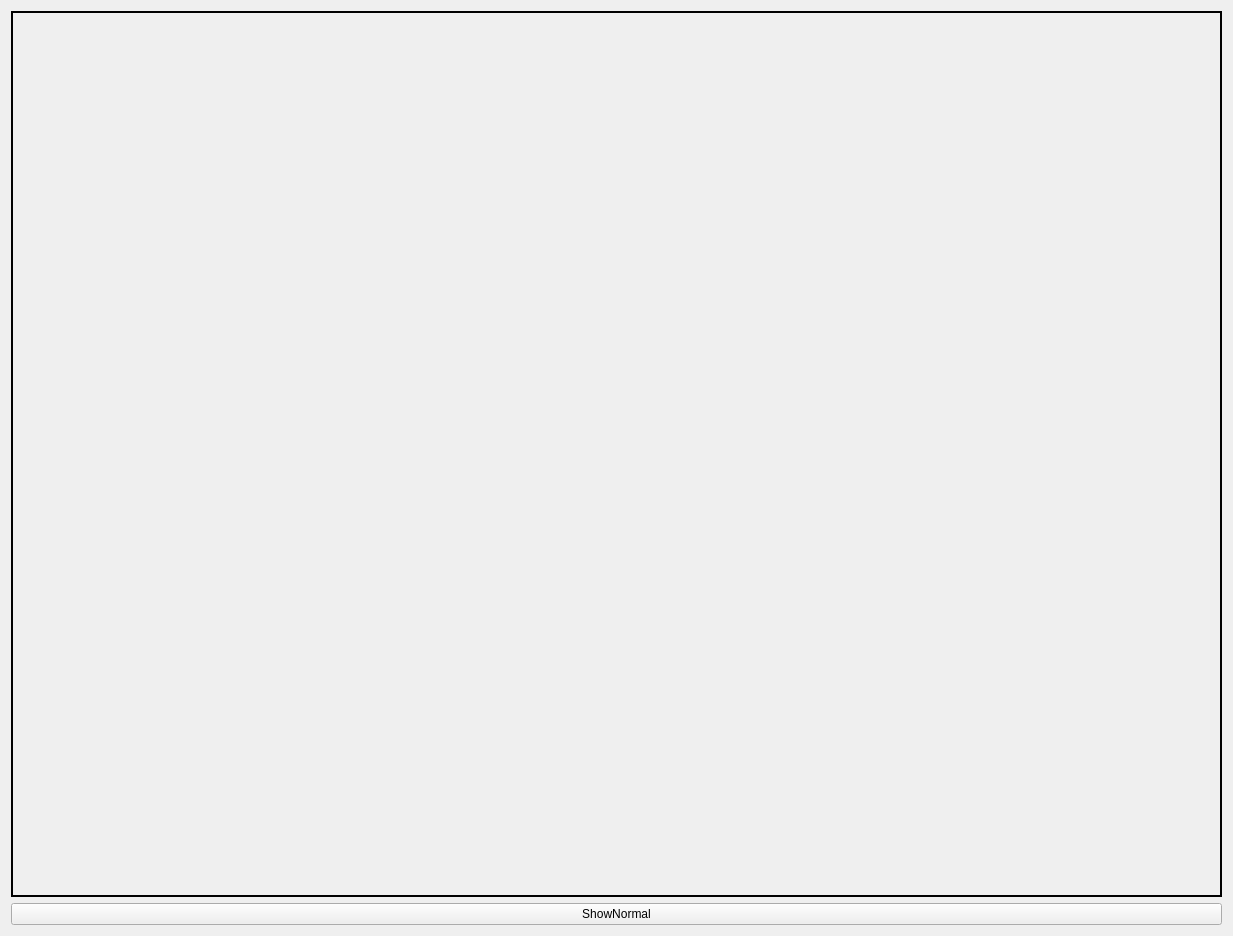
<?xml version="1.0" encoding="UTF-8"?>
<ui version="4.0">
 <class>MainWindowInterface</class>
 <widget class="QWidget" name="MainWindowInterface">
  <property name="geometry">
   <rect>
    <x>0</x>
    <y>0</y>
    <width>1233</width>
    <height>936</height>
   </rect>
  </property>
  <property name="windowTitle">
   <string>MainWindowInterface</string>
  </property>
  <layout class="QGridLayout" name="gridLayout_2">
   <item row="1" column="0">
    <widget class="QPushButton" name="ButShowNormal">
     <property name="text">
      <string>ShowNormal</string>
     </property>
    </widget>
   </item>
   <item row="0" column="0">
    <widget class="QGroupBox" name="groupBox">
     <property name="styleSheet">
      <string notr="true">QGroupBox
{
border: 2px solid line black;
}</string>
     </property>
     <property name="title">
      <string/>
     </property>
    </widget>
   </item>
  </layout>
 </widget>
 <layoutdefault spacing="6" margin="11"/>
 <resources/>
 <connections/>
</ui>
